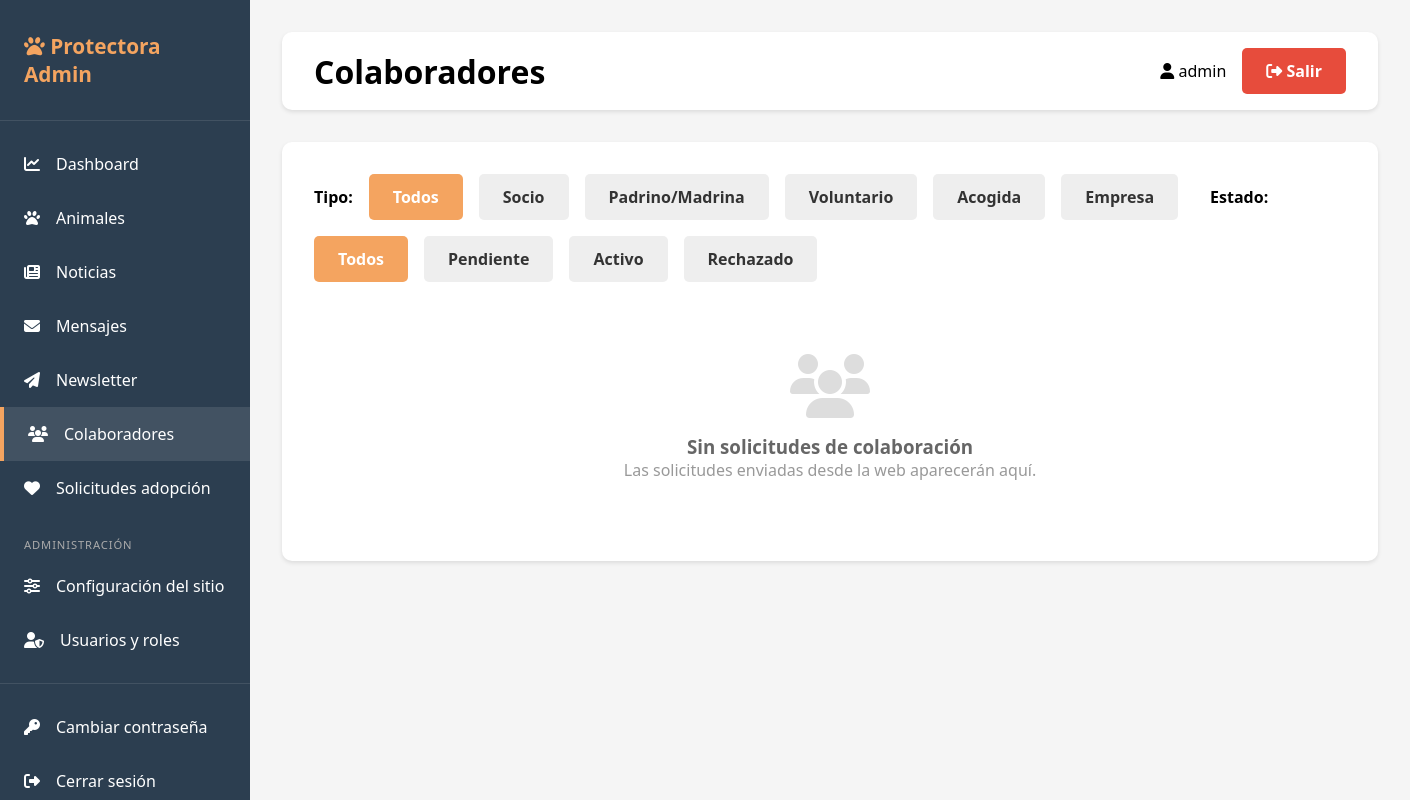
The app's page /admin/collaborators (signed in), older data.
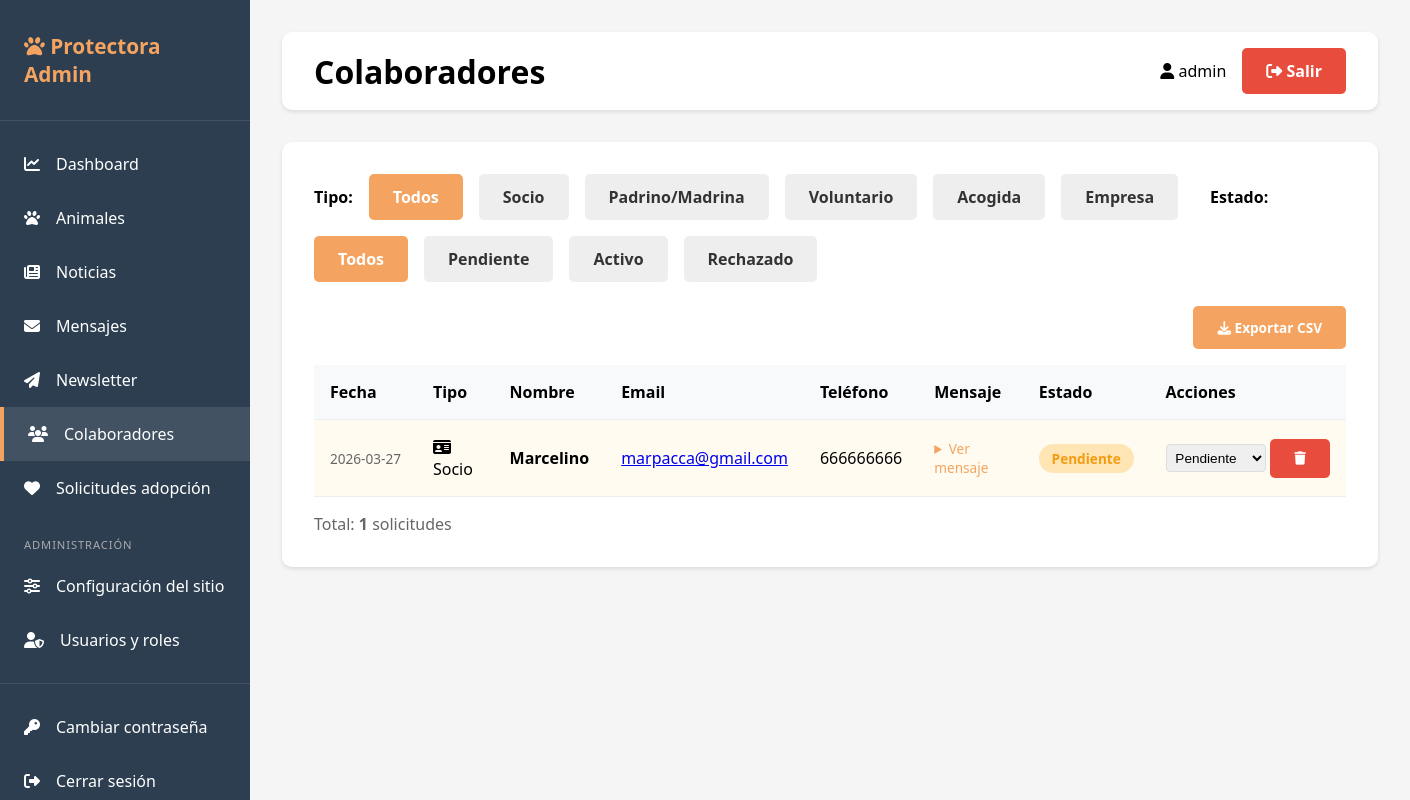
The same page, newer data.
### tables this page shows
CREATE TABLE collaborators (
                id INTEGER PRIMARY KEY AUTOINCREMENT,
                type TEXT NOT NULL,
                name TEXT NOT NULL,
                email TEXT NOT NULL,
                phone TEXT,
                message TEXT,
                extra TEXT,
                status TEXT DEFAULT 'pendiente',
                created_at TIMESTAMP DEFAULT CURRENT_TIMESTAMP
            );

### app.py (the view)
@app.route('/admin/collaborators')
@login_required
def list_collaborators():
    db = get_db()
    collab_type = request.args.get('type')
    status = request.args.get('status')
    query = 'SELECT * FROM collaborators WHERE 1=1'
    params = []
    if collab_type:
        query += ' AND type = ?'
        params.append(collab_type)
    if status:
        query += ' AND status = ?'
        params.append(status)
    query += ' ORDER BY created_at DESC'
    collaborators = db.execute(query, params).fetchall()
    return render_template('collaborators.html', collaborators=collaborators,
                           current_type=collab_type, current_status=status)

### app.py (called while the page is built)
def generate_csrf_token():
    if '_csrf_token' not in session:
        session['_csrf_token'] = secrets.token_hex(32)
    return session['_csrf_token']

def get_db():
    if USE_POSTGRES:
        conn = psycopg2.connect(DATABASE_URL)
        conn.cursor_factory = psycopg2.extras.RealDictCursor
        return DatabaseWrapper(conn, is_postgres=True)
    else:
        conn = sqlite3.connect(DATABASE)
        conn.row_factory = sqlite3.Row
        return DatabaseWrapper(conn, is_postgres=False)

def login_required(f):
    @wraps(f)
    def decorated_function(*args, **kwargs):
        if 'user_id' not in session:
            return redirect(url_for('login'))
        return f(*args, **kwargs)
    return decorated_function

    def execute(self, query, params=None):
        if self._is_postgres and '?' in query:
            query = query.replace('?', '%s')
        cursor = self._conn.cursor()
        if params:
            cursor.execute(query, params)
        else:
            cursor.execute(query)
        return cursor

### templates/collaborators.html (shortened to what this page needs)
{% extends "base.html" %}
{% block page_title %}Colaboradores{% endblock %}
{% block content %}
<div style="display:flex; gap:1rem; margin-bottom:1.5rem; flex-wrap:wrap; align-items:center;">
    <strong>Tipo:</strong>
    {% for t, label in [('','Todos'),('socio','Socio'),('padrino','Padrino/Madrina'),('voluntario','Voluntario'),('acogida','Acogida'),('empresa','Empresa')] %}
    <a href="{{ url_for('list_collaborators', type=t if t else None, status=current_status) }}"
       class="btn btn-sm" style="background:{% if current_type == t or (not current_type and not t) %}#F4A460; color:white{% else %}#eee; color:#333{% endif %}">
        {{ label }}
    </a>
    {% endfor %}
    <strong style="margin-left:1rem;">Estado:</strong>
    {% for s, label in [('','Todos'),('pendiente','Pendiente'),('activo','Activo'),('rechazado','Rechazado')] %}
    <a href="{{ url_for('list_collaborators', type=current_type, status=s if s else None) }}"
       class="btn btn-sm" style="background:{% if current_status == s or (not current_status and not s) %}#F4A460; color:white{% else %}#eee; color:#333{% endif %}">
        {{ label }}
    </a>
    {% endfor %}
</div>
{% if collaborators %}
<div style="display:flex; justify-content:flex-end; margin-bottom:.75rem;">
    <a href="{{ url_for('export_collaborators_csv') }}" class="btn btn-primary" style="font-size:.85rem;">
        <i class="fas fa-download"></i> Exportar CSV
    </a>
</div>
<table class="table">
    <thead>
        <tr>
            <th>Fecha</th>
            <th>Tipo</th>
            <th>Nombre</th>
            <th>Email</th>
            <th>Teléfono</th>
            <th>Mensaje</th>
            <th>Estado</th>
            <th>Acciones</th>
        </tr>
    </thead>
    <tbody>
        {% for c in collaborators %}
        <tr style="{% if c.status == 'pendiente' %}background:#fffbf0;{% elif c.status == 'rechazado' %}background:#fff5f5;{% endif %}">
            <td style="white-space:nowrap; font-size:0.85rem; color:#666;">{{ c.created_at[:10] }}</td>
            <td>
                {% set icons = {'socio':'id-card','padrino':'heart','voluntario':'users','acogida':'home','empresa':'building'} %}
                {% set labels = {'socio':'Socio','padrino':'Padrino/Madrina','voluntario':'Voluntario','acogida':'Acogida','empresa':'Empresa'} %}
                <i class="fas fa-{{ icons.get(c.type, 'user') }}"></i>
                {{ labels.get(c.type, c.type) }}
            </td>
            <td><strong>{{ c.name }}</strong></td>
            <td><a href="mailto:{{ c.email }}">{{ c.email }}</a></td>
            <td>{{ c.phone or '—' }}</td>
            <td style="max-width:250px; font-size:0.85rem; color:#555;">
                {% if c.message %}
                <details>
                    <summary style="cursor:pointer; color:#F4A460;">Ver mensaje</summary>
                </details>
                {% else %}—{% endif %}
            </td>
            <td>
                {% if c.status == 'pendiente' %}
                <span class="badge badge-warning">Pendiente</span>
                {% elif c.status == 'activo' %}
                <span class="badge badge-success">Activo</span>
                {% else %}
                <span class="badge badge-danger">Rechazado</span>
                {% endif %}
            </td>
            <td style="white-space:nowrap;">
                <form method="POST" action="{{ url_for('update_collaborator_status', collab_id=c.id) }}" style="display:inline;">
                    <select name="status" onchange="this.form.submit()" style="padding:0.3rem; border-radius:4px; border:1px solid #ddd; font-size:0.85rem;">
                        <option value="pendiente" {% if c.status=='pendiente' %}selected{% endif %}>Pendiente</option>
                    </select>
                </form>
                <form method="POST" action="{{ url_for('delete_collaborator', collab_id=c.id) }}" style="display:inline;"
                      onsubmit="return confirm('¿Eliminar esta solicitud?');">
                    <button type="submit" class="btn btn-danger btn-sm" title="Eliminar">
                        <i class="fas fa-trash"></i>
                    </button>
                </form>
            </td>
        </tr>
        {% endfor %}
    </tbody>
</table>
<p style="color:#666; margin-top:1rem;">Total: <strong>{{ collaborators|length }}</strong> solicitudes</p>
{% else %}
<div style="text-align:center; padding:3rem;">
    <i class="fas fa-users" style="font-size:4rem; color:#ddd; margin-bottom:1rem;"></i>
    <h3 style="color:#666;">Sin solicitudes de colaboración</h3>
    <p style="color:#999;">Las solicitudes enviadas desde la web aparecerán aquí.</p>
</div>
{% endif %}
{% endblock %}

### templates/base.html (shortened to what this page needs)
<!DOCTYPE html>
<html lang="es">
<head>
    <link rel="stylesheet" href="https://cdnjs.cloudflare.com/ajax/libs/font-awesome/6.4.0/css/all.min.css">
</head>
<body>
    {% block body %}
    <div class="admin-wrapper">
        <aside class="sidebar">
            <div class="sidebar-brand">
                <h2><i class="fas fa-paw"></i> Protectora Admin</h2>
            </div>
            <ul class="sidebar-menu">
                <li><a href="{{ url_for('dashboard') }}" {% if request.endpoint == 'dashboard' %}class="active"{% endif %}>
                    <i class="fas fa-chart-line"></i> Dashboard
                </a></li>
                <li><a href="{{ url_for('list_animals') }}" {% if 'animal' in request.endpoint %}class="active"{% endif %}>
                    <i class="fas fa-paw"></i> Animales
                </a></li>
                <li><a href="{{ url_for('list_news') }}" {% if 'news' in request.endpoint %}class="active"{% endif %}>
                    <i class="fas fa-newspaper"></i> Noticias
                </a></li>
                {% if session.role in ['superadmin', 'editor'] %}
                <li><a href="{{ url_for('list_contacts') }}" {% if 'contact' in request.endpoint %}class="active"{% endif %}>
                    <i class="fas fa-envelope"></i> Mensajes
                </a></li>
                <li><a href="{{ url_for('list_newsletter_subscribers') }}" {% if 'newsletter' in request.endpoint %}class="active"{% endif %}>
                    <i class="fas fa-paper-plane"></i> Newsletter
                </a></li>
                <li><a href="{{ url_for('list_collaborators') }}" {% if 'collaborator' in request.endpoint %}class="active"{% endif %}>
                    <i class="fas fa-users"></i> Colaboradores
                </a></li>
                <li><a href="{{ url_for('list_adoptions') }}" {% if 'adoption' in request.endpoint %}class="active"{% endif %}>
                    <i class="fas fa-heart"></i> Solicitudes adopción
                </a></li>
                {% endif %}
                {% if session.role == 'superadmin' %}
                <li style="margin-top: 1rem; padding: 0.4rem 1.5rem; font-size: 0.7rem; text-transform: uppercase; color: #aaa; letter-spacing: 0.08em;">
                    Administración
                </li>
                <li><a href="{{ url_for('admin_settings') }}" {% if request.endpoint == 'admin_settings' %}class="active"{% endif %}>
                    <i class="fas fa-sliders-h"></i> Configuración del sitio
                </a></li>
                <li><a href="{{ url_for('list_users') }}" {% if 'user' in request.endpoint %}class="active"{% endif %}>
                    <i class="fas fa-user-shield"></i> Usuarios y roles
                </a></li>
                {% endif %}
                <li style="margin-top: 1rem; border-top: 1px solid rgba(255,255,255,0.1); padding-top: 1rem;">
                <a href="{{ url_for('change_password') }}" {% if request.endpoint == 'change_password' %}class="active"{% endif %}>
                    <i class="fas fa-key"></i> Cambiar contraseña
                </a></li>
                <li><a href="{{ url_for('logout') }}">
                    <i class="fas fa-sign-out-alt"></i> Cerrar sesión
                </a></li>
            </ul>
        </aside>
        <main class="main-content">
            <div class="topbar">
                <h1>{% block page_title %}Dashboard{% endblock %}</h1>
                <div class="user-menu">
                    <span><i class="fas fa-user"></i> {{ session.username }}</span>
                    <a href="{{ url_for('logout') }}" class="btn btn-danger">
                        <i class="fas fa-sign-out-alt"></i> Salir
                    </a>
                </div>
            </div>
            <div class="content-area">
                {% block content %}{% endblock %}
            </div>
        </main>
    </div>
    {% endblock %}
</body>
</html>

### templates/base.html (style rules this page uses)
* { margin: 0; padding: 0; box-sizing: border-box; }
body { font-family: 'Segoe UI', Tahoma, Geneva, Verdana, sans-serif; background: #f5f5f5; }
.admin-wrapper { display: flex; min-height: 100vh; }
.sidebar { width: 250px; background: #2C3E50; color: white; padding: 2rem 0; position: fixed; height: 100vh; overflow-y: auto; }
.sidebar-brand { padding: 0 1.5rem 2rem; border-bottom: 1px solid rgba(255,255,255,0.1); margin-bottom: 1rem; }
.sidebar-brand h2 { font-size: 1.3rem; color: #F4A460; }
.sidebar-menu { list-style: none; }
.sidebar-menu li a { display: flex; align-items: center; gap: 1rem; padding: 1rem 1.5rem; color: white; text-decoration: none; transition: all 0.3s; }
.sidebar-menu li a:hover, .sidebar-menu li a.active { background: rgba(255,255,255,0.1); border-left: 4px solid #F4A460; }
.main-content { flex: 1; margin-left: 250px; padding: 2rem; }
.topbar { background: white; padding: 1rem 2rem; border-radius: 10px; margin-bottom: 2rem; box-shadow: 0 2px 4px rgba(0,0,0,0.1); display: flex; justify-content: space-between; align-items: center; }
.user-menu { display: flex; align-items: center; gap: 1rem; }
.content-area { background: white; border-radius: 10px; padding: 2rem; box-shadow: 0 2px 4px rgba(0,0,0,0.1); }
.btn { padding: 0.75rem 1.5rem; border: none; border-radius: 5px; cursor: pointer; font-weight: 600; transition: all 0.3s; text-decoration: none; display: inline-block; }
.btn-primary { background: #F4A460; color: white; }
.btn-danger { background: #E74C3C; color: white; }
.table { width: 100%; border-collapse: collapse; margin-top: 1rem; }
.table th, .table td { padding: 1rem; text-align: left; border-bottom: 1px solid #eee; }
.table th { background: #f8f9fa; font-weight: 600; }
.badge { padding: 0.3rem 0.8rem; border-radius: 15px; font-size: 0.85rem; font-weight: 600; }
.badge-warning { background: #FFE5B4; color: #F39C12; }

Row changes from the older to the newer data that the page shows:
added collaborators: created_at "2026-03-27", get "Socio", name "Marcelino", email "marpacca@gmail.com", phone "666666666", shows "Pendiente", status "Pendiente"
Text that changed along with them:
{{ collaborators|length }}: (not shown) → "1"
text no longer shown: "Sin solicitudes de colaboración Las solicitudes enviadas desde la web aparecerán aquí."
text now shown: "Exportar CSV Fecha Tipo Nombre Email Teléfono Mensaje Estado Acciones Total: solicitudes"
